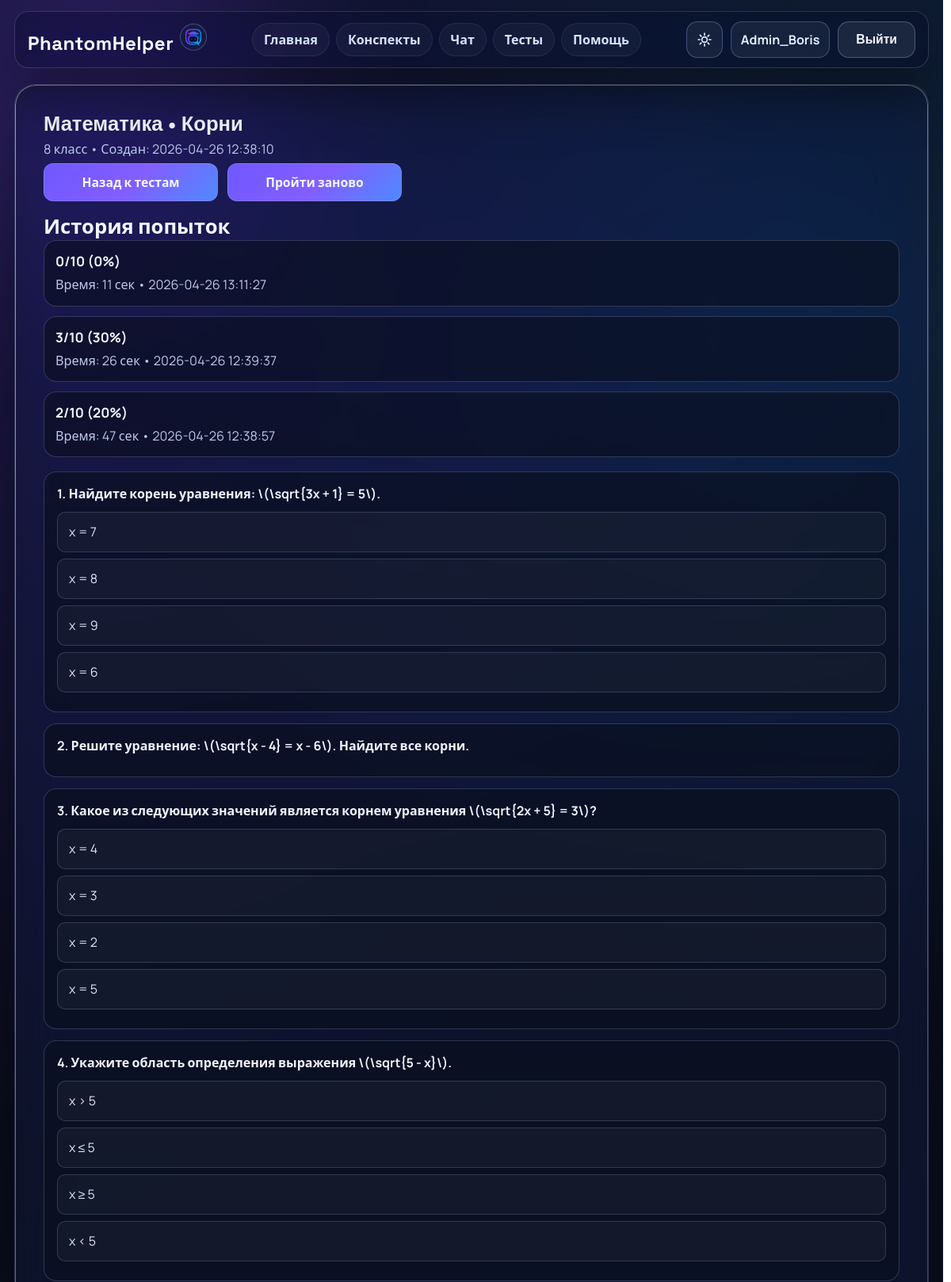
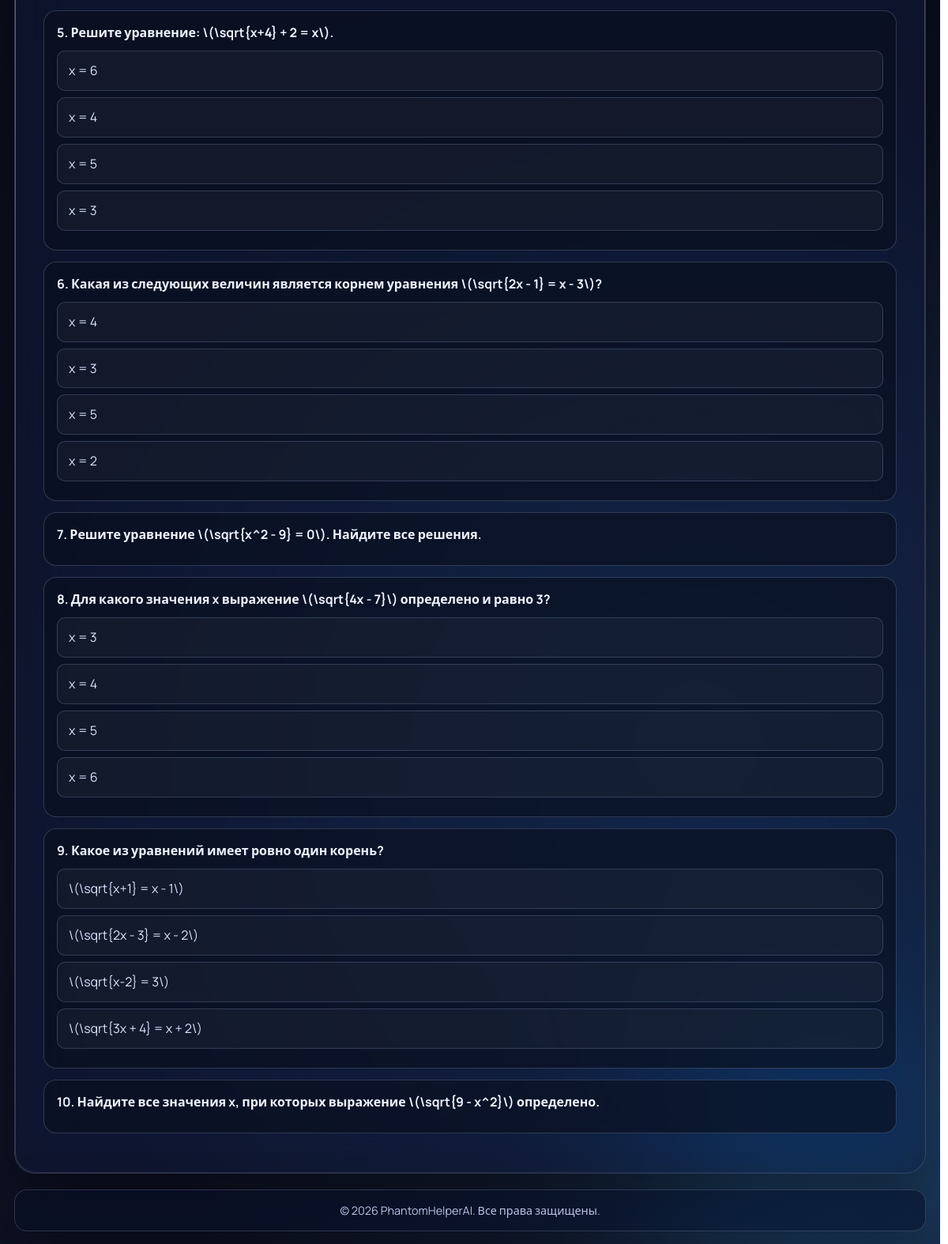
The page /profile/test/11 (signed in) on the database its author committed (2 pictures, top to bottom).
### tables this page shows
CREATE TABLE users (
            id INTEGER PRIMARY KEY AUTOINCREMENT,
            username TEXT NOT NULL UNIQUE,
            password_hash TEXT NOT NULL,
            created_at TEXT NOT NULL DEFAULT CURRENT_TIMESTAMP
        );

CREATE TABLE tests (
            id INTEGER PRIMARY KEY AUTOINCREMENT,
            user_id INTEGER NOT NULL,
            subject TEXT NOT NULL,
            theme TEXT NOT NULL,
            klass INTEGER NOT NULL,
            generated_html TEXT NOT NULL,
            created_at TEXT NOT NULL DEFAULT CURRENT_TIMESTAMP,
            is_archived INTEGER NOT NULL DEFAULT 0,
            FOREIGN KEY (user_id) REFERENCES users(id) ON DELETE CASCADE
        );

CREATE TABLE test_attempts (
            id INTEGER PRIMARY KEY AUTOINCREMENT,
            test_id INTEGER NOT NULL,
            user_id INTEGER NOT NULL,
            score INTEGER NOT NULL,
            total_questions INTEGER NOT NULL,
            correct_count INTEGER NOT NULL,
            duration_sec INTEGER,
            created_at TEXT NOT NULL DEFAULT CURRENT_TIMESTAMP, is_final INTEGER NOT NULL DEFAULT 0,
            FOREIGN KEY (test_id) REFERENCES tests(id) ON DELETE CASCADE,
            FOREIGN KEY (user_id) REFERENCES users(id) ON DELETE CASCADE
        );

### app.py (the view)
@app.route('/profile/test/<int:test_id>', methods=['GET'])
@login_required
def view_test(test_id):
    user_id = current_user_id()
    test = get_test_for_user(test_id, user_id)
    if test is None:
        return redirect(url_for('profile', tab='tests'))
    attempts = get_test_attempts_for_user(test_id, user_id)
    return render_template('profile_test.html', test=test, attempts=attempts)

### app.py (called while the page is built, shortened)
def collapse_spaces(value):
    return re.sub(r"\s+", " ", (value or "")).strip()

def to_moscow_time(value):
    raw = collapse_spaces(str(value or ""))
    if not raw:
        return raw
    parsed = None
    for fmt in ("%Y-%m-%d %H:%M:%S.%f", "%Y-%m-%d %H:%M:%S"):
        try:
            parsed = datetime.strptime(raw, fmt)
            break
        except ValueError:
            continue
    if parsed is None:
        return raw
    parsed_utc = parsed.replace(tzinfo=timezone.utc)
    return parsed_utc.astimezone(MOSCOW_TZ).strftime("%Y-%m-%d %H:%M:%S")

def row_to_dict_with_moscow(row, fields=("created_at", "updated_at", "last_attempt_at", "best_attempt_at")):
    if row is None:
        return None
    data = dict(row)
    for field in fields:
        if field in data and data[field]:
            data[field] = to_moscow_time(data[field])
    return data

def rows_to_dicts_with_moscow(rows, fields=("created_at", "updated_at", "last_attempt_at", "best_attempt_at")):
    return [row_to_dict_with_moscow(row, fields=fields) for row in (rows or [])]

def get_db():
    if "db" not in g:
        g.db = sqlite3.connect(app.config["DATABASE"])
        g.db.row_factory = sqlite3.Row
        g.db.execute("PRAGMA foreign_keys = ON")
    return g.db

def get_user_by_id(user_id):
    row = get_db().execute(
        "SELECT id, username, created_at FROM users WHERE id = ?",
        (user_id,)
    ).fetchone()
    return row_to_dict_with_moscow(row, fields=("created_at",))

def current_user_id():
    user = g.get("current_user")
    return int(user["id"]) if user else None

def login_required(view):
    @wraps(view)
    def wrapped_view(*args, **kwargs):
        if g.get("current_user") is not None:
            return view(*args, **kwargs)
    return wrapped_view

@app.before_request
def load_current_user():
    g.current_user = None
    user_id = session.get("user_id")
    if not user_id:
        return
    user = get_user_by_id(user_id)
    if user is None:
        session.clear()
        return
    g.current_user = user

@app.context_processor
def inject_current_user():
    return {"current_user": g.get("current_user")}

def get_test_for_user(test_id, user_id):
    row = get_db().execute(
        """
        SELECT id, user_id, subject, theme, klass, generated_html, created_at
        FROM tests
        WHERE id = ? AND user_id = ? AND is_archived = 0
        """,
        (test_id, user_id)
    ).fetchone()
    return row_to_dict_with_moscow(row, fields=("created_at",))

### templates/profile_test.html (shortened to what this page needs)
{% extends "base.html" %}
{% block content %}
<section class="page-card glass-card container">
    <div class="profile-entity-head">
        <h1 class="page-title-sm no-copy">{{ test["subject"] }} • {{ test["theme"] }}</h1>
        <p class="profile-item-meta">{{ test["klass"] }} класс • Создан: {{ test["created_at"] }}</p>
    </div>
    <div class="result-actions result-actions--top">
        <a class="back-button" href="{{ url_for('profile', tab='tests') }}">Назад к тестам</a>
        <a class="back-button back-button--replay" href="{{ url_for('make_test', test_id=test['id']) }}">Пройти заново</a>
    </div>
    <section class="profile-attempts">
        <h2 class="page-title-sm no-copy">История попыток</h2>
        {% if attempts %}
            <div class="profile-list">
                {% for attempt in attempts %}
                    <article class="profile-item">
                        <h3 class="profile-item-title">{{ attempt["correct_count"] }}/{{ attempt["total_questions"] }} ({{ attempt["score"] }}%)</h3>
                        <p class="profile-item-meta">
                            {% if attempt["duration_sec"] %}Время: {{ attempt["duration_sec"] }} сек • {% endif %}{{ attempt["created_at"] }}
                        </p>
                    </article>
                {% endfor %}
            </div>
        {% else %}
            <p class="profile-empty">По этому тесту пока нет сохранённых попыток.</p>
        {% endif %}
    </section>
    <div id="profileTestContent" class="profile-test-readonly">{{ test["generated_html"] | safe }}</div>
</section>
{% endblock %}

### templates/base.html (shortened to what this page needs)
<!DOCTYPE html>
<html lang="ru">
<head>
    <link rel="stylesheet" href="{{ url_for('static', filename='css/style.css') }}">
    <link rel="stylesheet" href="https://cdn.jsdelivr.net/npm/katex@0.16.11/dist/katex.min.css">
    <link rel="stylesheet" href="https://cdn.jsdelivr.net/npm/codemirror@5.65.16/lib/codemirror.min.css">
    <link rel="stylesheet" href="https://cdn.jsdelivr.net/npm/codemirror@5.65.16/theme/material-darker.min.css">
    <link rel="stylesheet" href="https://cdn.jsdelivr.net/npm/codemirror@5.65.16/theme/eclipse.min.css">
    <link rel="stylesheet" id="hljsThemeDark" href="https://cdn.jsdelivr.net/gh/highlightjs/cdn-release@11.11.1/build/styles/darcula.min.css">
    <link rel="stylesheet" id="hljsThemeLight" href="https://cdn.jsdelivr.net/gh/highlightjs/cdn-release@11.11.1/build/styles/idea.min.css">
</head>
<body>
    <div class="app-bg-orb orb-a"></div>
    <div class="app-bg-orb orb-b"></div>
    <header class="site-header">
        <div class="header-inner">
            <div class="logo-group">
                <a href="/" class="logo">
                    <span class="logo-text">PhantomHelper</span>
                </a>
                <button type="button" class="logo-mark assistant-profile-trigger" data-assistant-profile-trigger aria-label="Открыть профиль AI-ассистента" title="Профиль AI-ассистента">
                    <img src="{{ url_for('static', filename='images/logo.png') }}" alt="" class="assistant-logo-image" loading="eager" decoding="async">
                </button>
            </div>
            <nav class="site-nav-inline">
                <ul class="nav-list">
                    <li><a href="/">Главная</a></li>
                    <li><a href="/make_summary">Конспекты</a></li>
                    <li><a href="/chat">Чат</a></li>
                    <li><a href="/make_test">Тесты</a></li>
                    <li><a href="/help">Помощь</a></li>
                </ul>
            </nav>
            <div class="header-actions">
                <button type="button" class="theme-toggle" id="themeToggle" aria-label="Переключить тему">
                    <span class="theme-icon theme-icon-sun" aria-hidden="true">
                    </span>
                </button>
                {% if current_user %}
                    <a href="{{ url_for('profile') }}" class="user-chip" aria-label="Открыть профиль">{{ current_user["username"] }}</a>
                    <form method="post" action="{{ url_for('logout') }}" class="header-auth-form">
                        <button type="submit" class="nav-cta nav-cta-secondary">Выйти</button>
                    </form>
                {% else %}
                    <a href="{{ url_for('login') }}" class="nav-cta">Войти</a>
                    <a href="{{ url_for('register') }}" class="nav-cta nav-cta-secondary">Регистрация</a>
                {% endif %}
            </div>
        </div>
    </header>
    <main class="page-shell">
        {% block content %}{% endblock %}
    </main>
    <footer class="site-footer">
        <p>&copy; 2026 PhantomHelperAI. Все права защищены.</p>
    </footer>
</body>
</html>

### rows shown on the page
users: username "Admin_Boris"
tests: subject "Математика", theme "Корни", klass "8", created_at "2026-04-26 12:38:10", generated_html "1. Найдите корень уравнения: \\(\\sqrt{3x + 1} = 5\\). x = 7 x = 8 x = 9 x = 6 2. Решите уравнение: \\(\\sqrt{x - 4} = x - 6\\). Найдите все корни. 3. Какое из следующих значений является корнем уравнения \\(\\sqrt{2x + 5} = 3\\)? x = 4 x = 3 x = 2 x = 5 4. Укажите область определения выражения \\(\\sqrt{5 - x}\\). x > 5 x ≤ 5 x ≥ 5 x < 5 5. Решите уравнение: \\(\\sqrt{x+4} + 2 = x\\). x = 6 x = 4 x = 5 x = 3 6. Какая из следующих величин является корнем уравнения \\(\\sqrt{2x - 1} = x - 3\\)? x = 4 x = 3 x = 5 x = 2 7. Решите уравнение \\(\\sqrt{x^2 - 9} = 0\\). Найдите все решения. 8. Для какого значения x выражение \\(\\sqrt{4x - 7}\\) определено и равно 3? x = 3 x = 4 x = 5 x = 6 9. Какое из уравнений имеет…"
test_attempts: correct_count "0", total_questions "10", score "0", duration_sec "11", created_at "2026-04-26 13:11:27"
test_attempts: correct_count "3", total_questions "10", score "30", duration_sec "26", created_at "2026-04-26 12:39:37"

### other values the page prints
{{ attempt["correct_count"] }} "2"
{{ attempt["total_questions"] }} "10"
{{ attempt["score"] }} "20"
{{ attempt["duration_sec"] }} "47"
{{ attempt["created_at"] }} "2026-04-26 12:38:57"
